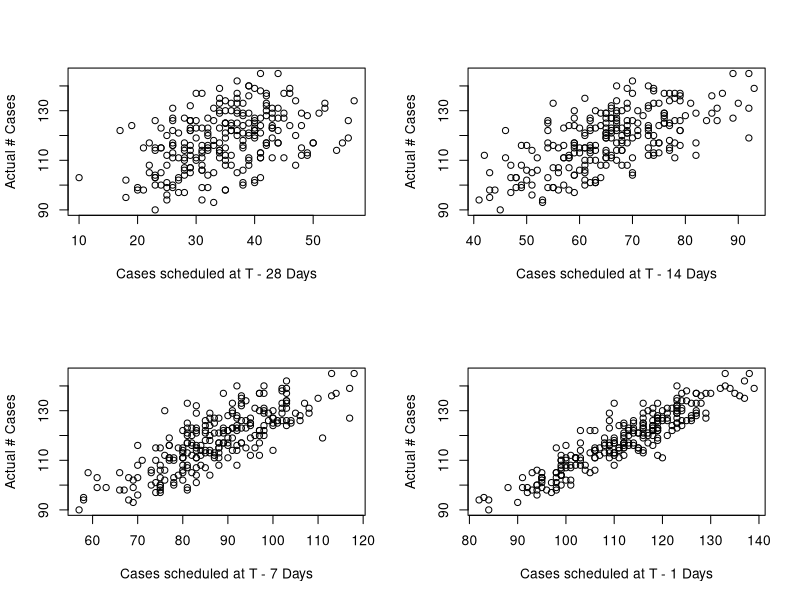

Source code (R):
## ---- chunk 1
knitr::opts_chunk$set(echo = TRUE)
## ---- chunk 2
library(readxl)
library(randomForest)
library(glmnet)
library(caret)
set.seed(410)

df <- read_excel('ElectiveSurgeryData.xlsx')
df$DOW <- factor(df$DOW)

# create a vector of new column names
new_names <- c("SurgDate", "DOW", "T28", "T21", "T14", 
               "T13", "T12", "T11", "T10", "T9", 
               "T8", "T7", "T6", "T5", "T4", 
               "T3", "T2", "T1", "Actual")

# loop through the columns of the dataframe and change the names
for (i in 1:ncol(df)) {
  colnames(df)[i] <- new_names[i]
}

df <- df[-c(34, 54, 55, 59), ]

data_included = 3:12

train_ind <- sample(1:nrow(df), nrow(df)*0.8)
train <- df[train_ind, ]
test <- df[-train_ind, ]

train_standardized <- preProcess(train[, data_included], method = c("center","scale"))
train_x <- predict(train_standardized, train[ ,data_included])
test_x <- predict(train_standardized, test[ ,data_included])

train_x_matrix <- as.matrix(train_x)
train_y_matrix <- train[ ,19]$Actual
test_x_matrix <- as.matrix(test_x)
test_y_matrix <- test[ ,19]$Actual
## ---- chunk 3
par(mfrow = c(2, 2))
plot(Actual ~ T28, data = df, ylab = "Actual # Cases", xlab = "Cases scheduled at T - 28 Days")
plot(Actual ~ T14, data = df, ylab = "Actual # Cases", xlab = "Cases scheduled at T - 14 Days")
plot(Actual ~ T7, data = df, ylab = "Actual # Cases", xlab = "Cases scheduled at T - 7 Days")
plot(Actual ~ T1, data = df, ylab = "Actual # Cases", xlab = "Cases scheduled at T - 1 Days")
## ---- chunk 4
round(cor(df[3:19]), 2)
## ---- chunk 5
summary(lm(Actual ~ DOW, data = train))
## ---- chunk 6
# - SurgDate - DOW - T1
fit_init <- lm(Actual ~ T28 + T21 + T14 + T13 + T12 + T11 + T10 + T9 + T8 + T7, 
               data = train)

rf_model <- randomForest(Actual ~ T28 + T21 + T14 + T13 + T12 + T11 + T10 + T9 + T8 + T7
                         , data = train, method = "regression")

lasso_model <- glmnet(train_x_matrix, train_y_matrix, alpha = 1)

summary(fit_init)

fit_init$coefficients
## ---- chunk 7
# make predictions on the test data
test_predictions <- predict(rf_model, newdata = test)

# calculate the MSE
test_mse <- mean((test_predictions - test$Actual)^2)

# calculate the total possible error
total_possible_error <- sum((test$Actual - mean(test$Actual))^2)

# compare the test MSE with total possible error
print(paste("Test MSE: ", test_mse))
print(paste("Total Possible Error: ", total_possible_error))
## ---- chunk 8
# make predictions on the test data
test_predictions <- predict(fit_init, newdata = test)

# calculate the MSE
test_mse <- mean((test_predictions - test$Actual)^2)

# calculate the total possible error
total_possible_error <- sum((test$Actual - mean(test$Actual))^2)

# compare the test MSE with total possible error
print(paste("Test MSE: ", test_mse))
print(paste("Total Possible Error: ", total_possible_error))
## ---- chunk 9
# make predictions on the test data
test_predictions <- predict(lasso_model, newx = test_x_matrix)

# calculate the MSE
test_mse <- mean((test_predictions - test$Actual)^2)

# calculate the total possible error
total_possible_error <- sum((test$Actual - mean(test$Actual))^2)

# compare the test MSE with total possible error
print(paste("Test MSE: ", test_mse))
print(paste("Total Possible Error: ", total_possible_error))
